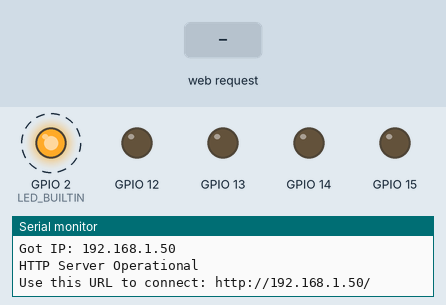
Simulated run of this sketch. Board: ESP8266 (NodeMCU). Parts: output pins drawn as LEDs (lit = HIGH, except the on-board LED, lit = LOW), the last lines printed to the serial monitor. Dashed ring = blinking. Inputs (shaded band) come from the test bench. WiFi joins after 1.5 s; servers stay silent unless stated.

Above: at 3.25 s.
3.3 s: HTTP request GET /LEDOFF received
At 3.65 s:
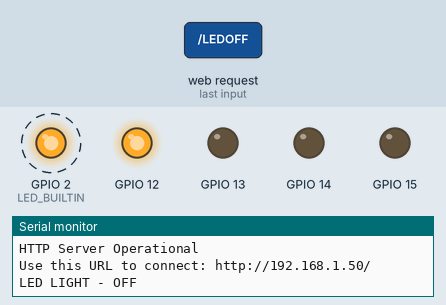
6.3 s: HTTP request GET /TUBEOFF received
At 6.66 s:
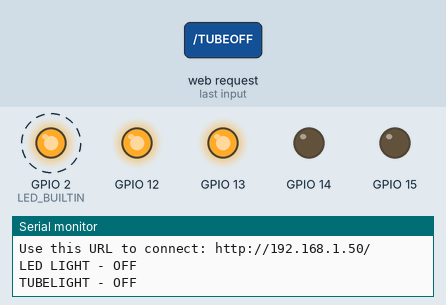
9.3 s: HTTP request GET /LEDON received
At 9.66 s:
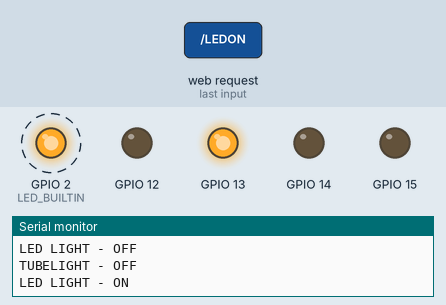
12.3 s: HTTP request GET /FANOFF received
At 12.66 s:
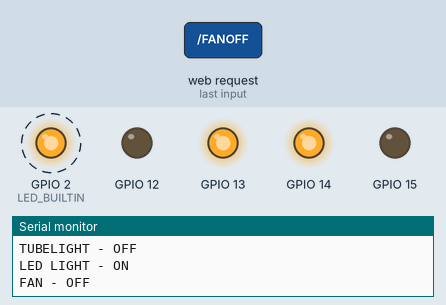
15.3 s: HTTP request GET /TUBEON received
At 15.66 s:
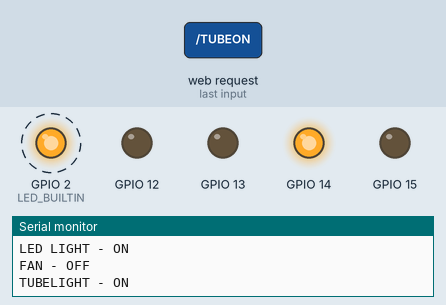
18.3 s: HTTP request GET /MISCOFF received
At 22.17 s:
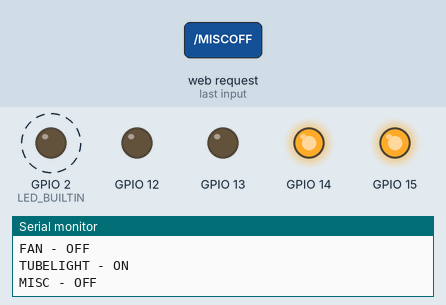
Timing chart, 0 to 22.3 s (numbered marks = the images above; inputs shaded):
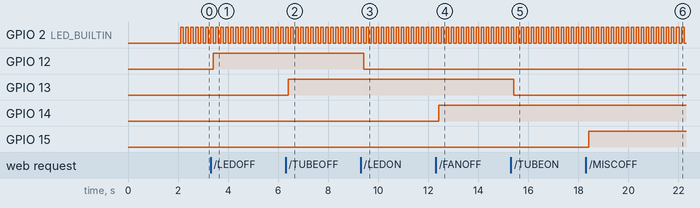

Measured:
- after the input at 3.3 s, GPIO 12: LOW → HIGH after 0.11 s
- after the input at 6.3 s, GPIO 13: LOW → HIGH after 0.11 s
- after the input at 9.3 s, GPIO 12: HIGH → LOW after 0.11 s
- after the input at 12.3 s, GPIO 14: LOW → HIGH after 0.11 s
- after the input at 15.3 s, GPIO 13: HIGH → LOW after 0.12 s
- after the input at 18.3 s, GPIO 15: LOW → HIGH after 0.12 s
- by itself, GPIO 2 (LED_BUILTIN): alternates HIGH for 0.10 s and LOW for 0.10 s

The sketch:

HomeAutomationWiFi.ino
```cpp
#include <ESP8266WiFi.h>
#include <ESP8266WebServer.h>

// WiFi-Credentials
const char* ssid = "Winternet Is Coming:";
const char* password = "IDon'tKnow!";

ESP8266WebServer server(80);
  int btn1 = 1;
  int btn2 = 1;
  int btn3 = 1;
  int btn4 = 1;

void setup() {
  //Setting-up-the-pins-and-serial-monitor.
  Serial.begin(115200);
  pinMode(LED_BUILTIN,OUTPUT);
  digitalWrite(LED_BUILTIN,LOW);
  pinMode(12,OUTPUT);
  pinMode(14,OUTPUT);
  pinMode(13,OUTPUT);
  pinMode(15,OUTPUT);
  //For-safety-reason-start-everything-from-low.
  digitalWrite(12,LOW);
  digitalWrite(13,LOW);
  digitalWrite(14,LOW);
  digitalWrite(15,LOW);

  Serial.println("Connecting To - ");
  Serial.println(ssid);
  WiFi.begin(ssid, password);
  while (WiFi.status() != WL_CONNECTED) {
    delay(1000);
    Serial.print(".");
  }
  Serial.println("");
  Serial.println("WiFi Connected");
  Serial.print("Got IP: ");
  Serial.println(WiFi.localIP());

  server.on("/",handle_index);
  server.on("/LEDON",handle_LEDON);
  server.on("/LEDOFF",handle_LEDOFF);
  server.on("/TUBEON",handle_TUBEON);
  server.on("/TUBEOFF",handle_TUBEOFF);
  server.on("/FANON",handle_FANON);
  server.on("/FANOFF",handle_FANOFF);
  server.on("/MISCON",handle_MISCON);
  server.on("/MISCOFF",handle_MISCOFF);
  server.onNotFound(handle_404);
  server.begin();
  Serial.println("HTTP Server Operational");
  Serial.print("Use this URL to connect: ");
  Serial.print("http://");
  Serial.print(WiFi.localIP());
  Serial.println("/");
}

void loop() {
  server.handleClient();
  digitalWrite(LED_BUILTIN,LOW);
  delay(100);
  digitalWrite(LED_BUILTIN,HIGH);
  delay(100);
}


// handle_functions-for-different-web-pages
void handle_index() {
  server.send(200, "text/html", SendHTML());
}

// Function-for-LED-LIGHT-operation.
void handle_LEDON() {
  Serial.println("LED LIGHT - ON");
  digitalWrite(12,LOW);
  btn1 = 1;
  server.send(200, "text/html", SendHTML());
}
void handle_LEDOFF() {
  Serial.println("LED LIGHT - OFF");
  digitalWrite(12,HIGH);
  btn1 = 0;
  server.send(200, "text/html", SendHTML());
}

// Function-for-TUBELIGHT-operation.
void handle_TUBEON() {
  Serial.println("TUBELIGHT - ON");
  digitalWrite(13,LOW);
  btn2 = 1;
  server.send(200, "text/html", SendHTML());
}
void handle_TUBEOFF() {
  Serial.println("TUBELIGHT - OFF");
  digitalWrite(13,HIGH);
  btn2 = 0;
  server.send(200, "text/html", SendHTML());
}

// Function-for-FAN-operation.
void handle_FANON() {
  Serial.println("FAN - ON");
  digitalWrite(14,LOW);
  btn3 = 1;
  server.send(200, "text/html", SendHTML());
}
void handle_FANOFF() {
  Serial.println("FAN - OFF");
  digitalWrite(14,HIGH);
  btn3 = 0;
  server.send(200, "text/html", SendHTML());
}

// Function-for-MISC-operation.
void handle_MISCON() {
  Serial.println("MISC - ON");
  digitalWrite(15,LOW);
  btn4 = 1;
  server.send(200, "text/html", SendHTML());
}
void handle_MISCOFF() {
  Serial.println("MISC - OFF");
  digitalWrite(15,HIGH);
  btn4 = 0;
  server.send(200, "text/html", SendHTML());
}
void handle_404() {
  server.send(404, "text/plain", "NOT FOUND. HAVE A NICE DAY.");
}
// Function-sending-the-webpage.
String SendHTML () {
  String html = "<!DOCTYPE html><html>\n";
  html += "<head><title>Dashboard</title><style>.back{background-color:#297F87}.App{font:bold;font-size:20;font-family:Baskerville,'Palatino Linotype',Palatino,'Century Schoolbook L','Times New Roman','serif'}.panel{background-color:#FF6B6B;padding-top:2%;padding-bottom:2%}.disp{background-color:#FFF;padding-top:2%;padding-bottom:10%}.dash{padding-top:7%;padding-bottom:3%;font-family:'Gill Sans','Gill Sans MT','Myriad Pro','DejaVu Sans Condensed',Helvetica,Arial,'sans-serif';font-size:50;color:white}.credit{padding:1% 1% 1% 1%;background-color:white}</style><link href='https://cdn.jsdelivr.net/npm/bootstrap@5.1.1/dist/css/bootstrap.min.css' rel='stylesheet' integrity='sha384-F3w7mX95PdgyTmZZMECAngseQB83DfGTowi0iMjiWaeVhAn4FJkqJByhZMI3AhiU' crossorigin='anonymous'></head>";
  html += "<body class='back'><div class='dash'><h1 align='center'>Dashboard</h2></div><div class='row'><div class='col-lg-3 col-sm-12 col-md-6 panel'><div class='disp'><div align='center'><p class='App'>LED LIGHT</p></div><div align='center'>";
  if (btn1==1){
    html += "<a href='/LEDOFF'><button class='cent btn btn-outline-danger'>OFF</button></a>";
  } else {
    html += "<a href='/LEDON'><button class='cent btn btn-outline-success'>ON</button></a>";
  }
  html += "</div></div></div><div class='col-lg-3 col-sm-12 col-md-6 panel'><div class='disp'><div align='center'><p class='App'>TUBELIGHT</p></div><div align='center'>";
  if (btn2==1){
    html += "<a href='/TUBEOFF'><button class='cent btn btn-outline-danger'>OFF</button></a>";
  } else {
    html += "<a href='/TUBEON'><button class='cent btn btn-outline-success'>ON</button></a>";
  }
  html += "</div></div></div><div class='col-lg-3 col-sm-12 col-md-6 panel'><div class='disp'><div align='center'><p class='App'>FAN</p></div><div align='center'>";
  if (btn3==1){
    html += "<a href='/FANOFF'><button class='cent btn btn-outline-danger'>OFF</button></a>";
  } else {
    html += "<a href='/FANON'><button class='cent btn btn-outline-success'>ON</button></a>";
  }
  html += "</div></div></div><div class='col-lg-3 col-sm-12 col-md-6 panel'><div class='disp'><div align='center'><p class='App'>MISC</p></div><div align='center'>";
  if (btn4==1){
    html += "<a href='/MISCOFF'><button class='cent btn btn-outline-danger'>OFF</button></a>";
  } else {
    html += "<a href='/MISCON'><button class='cent btn btn-outline-success'>ON</button></a>";
  }
  html += "</div></div></div></div><div class='credit' align='center'>Made By Alakshendra Singh</div><hr> <script src='https://cdn.jsdelivr.net/npm/bootstrap@5.1.1/dist/js/bootstrap.bundle.min.js' integrity='sha384-/bQdsTh/da6pkI1MST/rWKFNjaCP5gBSY4sEBT38Q/9RBh9AH40zEOg7Hlq2THRZ' crossorigin='anonymous'></script> </body></html>";
  return html;
}
```
